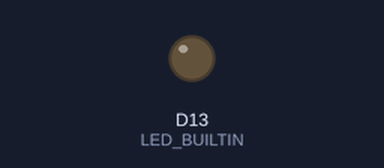
The sketch below on a simulated Arduino Nano 33 IoT. On the bench: output pins drawn as LEDs (lit = HIGH). WiFi joins after 1.5 s; servers stay silent unless stated; no MQTT or app messages arrive unless stated.

Above: at 0.1 s.
At 2.1 s:
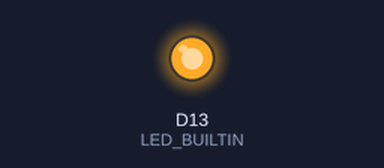
Timing chart, 0 to 3.6 s (numbered marks = the images above):
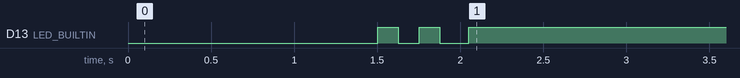

The sketch:

Nano33IoT.ino
```cpp
#include <WiFiNINA.h>
#include <ArduinoMqttClient.h>

WiFiClient wifiClient;
MqttClient mqttClient(wifiClient);

char ssid[] = "Jonesies";
char pass[] = "a88b90c91d";
//char mqtt[] = "wss://broker.hivemq.com:8884/mqtt";
char mqtt[] = "broker.hivemq.com";
int mqtt_port = 8884;
char mqtt_topic[] = "jjthejjpro/monsters";
int status = WL_IDLE_STATUS;

void setup() {
  Serial.begin(9600);
  Serial1.begin(9600);

  Serial.setTimeout(-1);
  Serial1.setTimeout(-1);
  WiFi.setTimeout(-1);

  pinMode(LED_BUILTIN, OUTPUT);

  while (status != WL_CONNECTED) {
    status = WiFi.begin(ssid, pass);
  }
  digitalWrite(LED_BUILTIN, HIGH);
  delay(125);
  digitalWrite(LED_BUILTIN, LOW);
  delay(125);
  digitalWrite(LED_BUILTIN, HIGH);
  delay(125);
  digitalWrite(LED_BUILTIN, LOW);
  delay(125);

  mqttClient.connect(mqtt, mqtt_port);
}

void loop() {
  mqttClient.poll();
  if (Serial1) {
    Serial1.write(0b00000011);
    digitalWrite(LED_BUILTIN, HIGH);
    delay(5000);
  } else {
    digitalWrite(LED_BUILTIN, LOW);
  }
}
```

Measured:
- by itself, D13 (LED_BUILTIN): alternates HIGH for 0.13 s and LOW for 0.15 s, 4 changes in all, then stays HIGH
